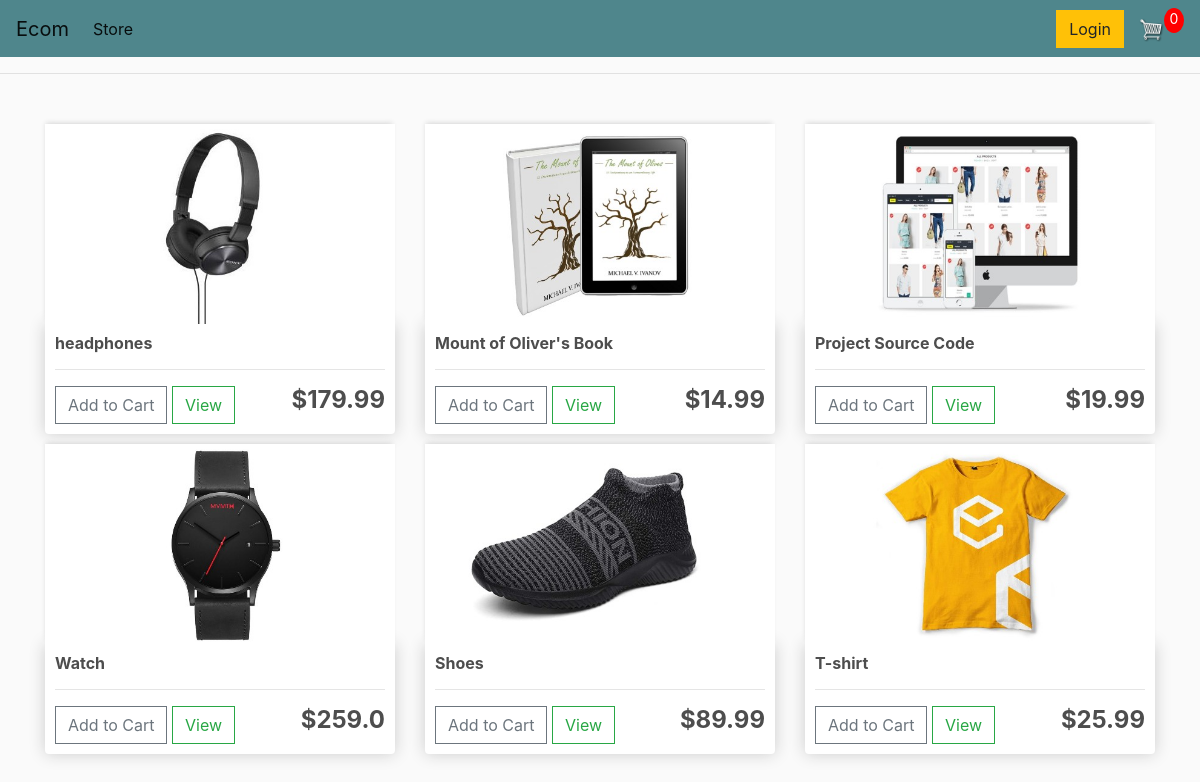
The page / on the database its author committed.
### store/models.py (models this page shows, shortened)
class Product(models.Model):
    name = models.CharField(max_length=200)
    price = models.FloatField()
    digital = models.BooleanField(default=False,null=True, blank=True)
    image = models.ImageField(null=True,blank=True)
    @property
    def imageURL(self):
        try:
            url=self.image.url
        except:
            url=''
        return url

### store/views.py (the view)
# urls.py: path('',include('store.urls')),
def store(request):
    if request.user.is_authenticated:
        customer = request.user.customer
        order, created = Order.objects.get_or_create(customer=customer, complete=False)
        items = order.orderitem_set.all()
        cartItems = order.get_cart_items
    else:
        cookieData = cookieCart(request)
        cartItems = cookieData['cartItems']
        order = cookieData['order']
        items = cookieData['items']
    products = Product.objects.all()
    context={'products':products,'cartItems':cartItems}
    return render(request,'store/store.html',context)

### store/utils.py (called while the page is built, shortened)
def cookieCart(request):
        try:
            cart = json.loads(request.COOKIES['cart'])
        except:
            cart = {}
            print('CART:',cart)
        items=[]
        order={'get_cart_total':0,'get_cart_items':0,'shipping':False}
        cartItems = order['get_cart_items']
        return {'cartItems':cartItems ,'order':order, 'items':items}

### store/templates/store/store.html (shortened to what this page needs)
{% extends 'store/main.html' %}
{% load static %}
{% block content %}
    <div class="row">
        {% for product in products %}
        <div class="col-lg-4">
            <img class="thumbnail" src="{{product.imageURL}}">
            <div class="box-element product">
                <h6><strong>{{product.name}}</strong></h6>
                <hr>
                <button data-product="{{product.id}}" data-action="add"  class="btn btn-outline-secondary add-btn update-cart">Add to Cart</button>
                <a class="btn btn-outline-success" href="#">View</a>
                <h4 style="display: inline-block; float: right"><strong>${{product.price}}</strong></h4>
            </div>
        </div>
        {% endfor %}
            </div>
        </div>
{% endblock content %}

### static/css/main.css (style rules this page uses)
body { background-color: hsl(0, 0%, 98%); }
h1,h2,h3,h4,h5,h6 { color:hsl(0, 0%, 30%); }
.box-element { box-shadow:hsl(0, 0%, 80%) 0 0 16px; background-color: #fff; border-radius: 4px; padding: 10px; }
.thumbnail { width: 100%; height: 200px; -webkit-box-shadow: -1px -3px 5px -2px rgba(214,214,214,1); -moz-box-shadow: -1px -3px 5px -2px rgba(214,214,214,1); box-shadow: -1px -3px 5px -2px rgba(214,214,214,1); }
.product { border-radius: 0 0 4px 4px; }
.col-lg-4, .col-lg-6, .col-lg-8, .col-lg-12 { margin-top: 10px; }
.btn { border-radius: 0; }

### rows shown on the page
Product: imageURL (picture), name "headphones", price "179.99"
Product: imageURL (picture), name "Mount of Oliver's Book", price "14.99"
Product: imageURL (picture), name "Project Source Code", price "19.99"
Product: imageURL (picture), name "Watch", price "259.0"
Product: imageURL (picture), name "Shoes", price "89.99"
Product: imageURL (picture), name "T-shirt", price "25.99"

### other values the page prints
{{ cartItems }} "0"
